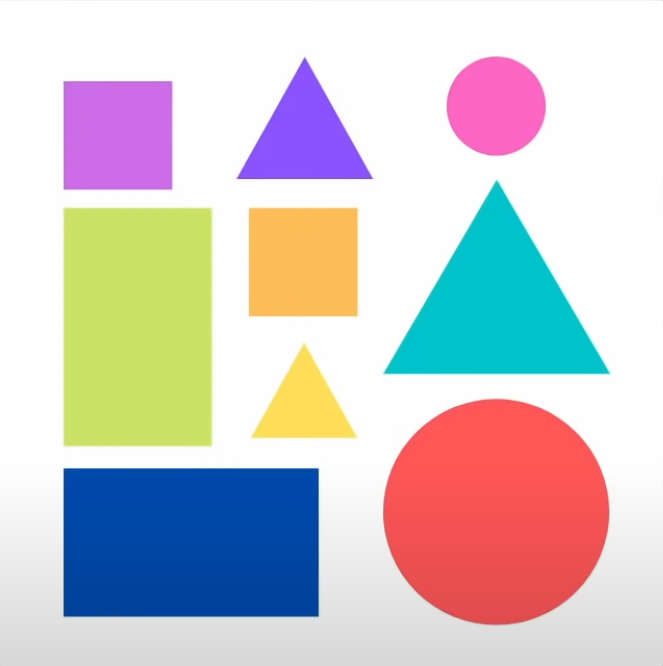
//> input picture Learning_OpenCV/Learning_OpenCV/Recursos/Formas.png, 663 x 666 px
$ ./Shapes   (built with g++ and OpenCV 4)
//> lines starting //> are read from the running program, lines starting //| are printed output that depends on the picture; after the words box and inside, x2 and y2 are one past the last pixel; in counts of white or black regions, pixels touching at a corner belong together
#include <opencv2/imgcodecs.hpp>
#include <opencv2/highgui.hpp>
#include <opencv2/imgproc.hpp>
#include <iostream>

using namespace std;
using namespace cv;

void getContours(Mat imgDil, Mat img) { //Segunda imagem é a image que será desenhada
	vector<vector<Point>> contours;
	vector<Vec4i> hierarchy;

	findContours(imgDil, contours, hierarchy, RETR_EXTERNAL, CHAIN_APPROX_SIMPLE);
	//drawContours(img, contours, -1, Scalar(0, 0, 0), 3);

	vector<vector<Point>> conPoly(contours.size()); //Arestas do contorno
	vector<Rect> boundRect(contours.size()); //Vetor de retângulos, irá armazenar os retângulos;

	//Filtros
	for (int i = 0; i < contours.size(); i++) {
		int area = contourArea(contours[i]);
		cout << area << endl;


		if (area > 1000) {
			float peri = arcLength(contours[i], true);//pegando o perímetro  do contorno [i], e se ele é fechado ou não
			approxPolyDP(contours[i], conPoly[i], 0.02 * peri, true);
			//drawContours(img, contours, i, Scalar(0, 0, 0), 3);
			drawContours(img, conPoly, i, Scalar(0, 255, 0), 3);
			cout << conPoly[i].size() << endl;
			boundRect[i] = boundingRect(conPoly[i]);//Achando e salvando a "hit box"
			//rectangle(img, boundRect[i].tl(), boundRect[i].br(), Scalar(0, 0, 255), 2);
			int objCorner = (int) conPoly[i].size(); //Pega o número de vértices
			string objType;

			if (objCorner == 3) {
				objType = "Triangulo";
			}
			else if (objCorner == 4) {
				float aspRatio = (float) boundRect[i].width / (float) boundRect[i].height;
				if (aspRatio > 0.95 && aspRatio < 1.05) {
					objType = "Quadrado";
				}
				else {
					objType = "Retangulo";
				}
			}
			else if (objCorner > 4) {
				objType = "Circulo";
			}

			putText(img, objType, {boundRect[i].x, boundRect[i].y -5}, FONT_HERSHEY_COMPLEX, 0.75, Scalar(0, 0, 0), 2);
		}
	}
}

int main() {
	string path = "Recursos/Formas.png";
	Mat img = imread(path);
//> img is the input picture: 666 rows x 663 cols, CV_8UC3; mean B, G, R 204.1, 201.9, 207.2
	Mat imgGray, imgBlur, imgCanny, imgDil;

	//Preprocessing
	cvtColor(img, imgGray, COLOR_BGR2GRAY);
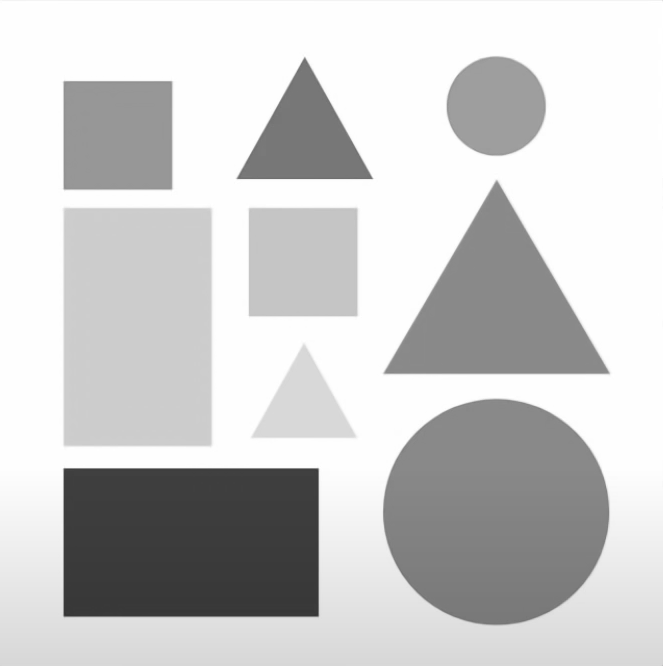
//> imgGray: 666 rows x 663 cols, CV_8UC1; min 51, max 255, mean 203.7
	GaussianBlur(imgGray, imgBlur, Size(3, 3), 3, 0);
	Canny(imgBlur, imgCanny, 25, 75);
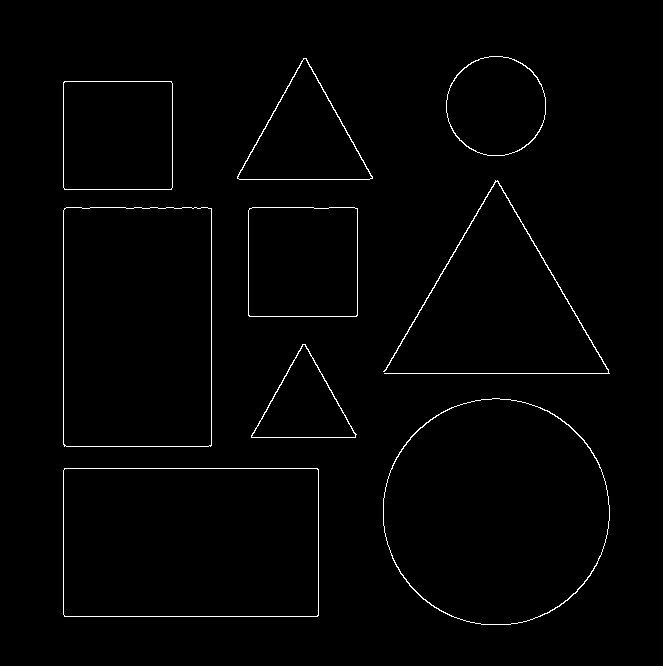
//> imgCanny: 666 rows x 663 cols, CV_8UC1; 1.2% white in thin lines or dots, all inside (x1, y1, x2, y2) = (63, 56, 610, 625)
	Mat kernel = getStructuringElement(MORPH_RECT, Size(3, 3));
	dilate(imgCanny, imgDil, kernel);// Neste caso, fazemos a dilatação para tampar os "gaps" que ficam no Canny
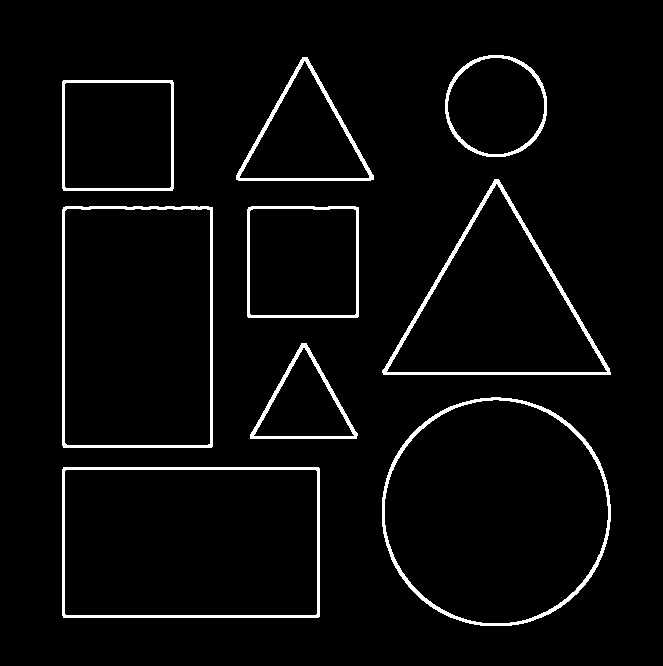
//> imgDil: 666 rows x 663 cols, CV_8UC1; 3.7% white; 9 white regions

	getContours(imgDil, img);
//> in getContours, `findContours(imgDil, contours, hierarchy, RETR_EXTERNAL, CHAIN_APPROX_..`: contours = 9 contours; largest, box (x1, y1, x2, y2) and area: (382, 397, 611, 626) 41124, (62, 467, 320, 618) 38546, (62, 206, 213, 448) 36108, (382, 179, 611, 375) 22912, (247, 206, 359, 318) 12300
//> in getContours, `vector<vector<Point>> conPoly(contours.size());`: conPoly = 9 empty contours
//> the loop in getContours, `for (int i = 0; i < contours.size(); i++)` made 9 passes
//> (area, peri, objCorner, aspRatio) on passes 1, 4, 5, 7: (38546, 811.7, 4, 1.7), (12299, 441.9, 4, 1.01), (36108, 784, 4, 0.622), (12205, 439.7, 4, 0.991)
//> (area, peri, objCorner) on passes 2, 3, 6, 8, 9: (41124, 757.9, 8), (5461, 343.7, 3), (22912, 714.2, 3), (8994, 441.5, 3), (8170, 337.8, 8)
//| 38546
//| 4
//| 41124
//| 8
//> (the first 4 of 16 printed lines)
//> (output is shown up to pass 8 of 9)
//> pass 1, in getContours, `putText(img, objType, {boundRect[i].x, boundRect[i].y -5}, FONT_HERSHE..`:
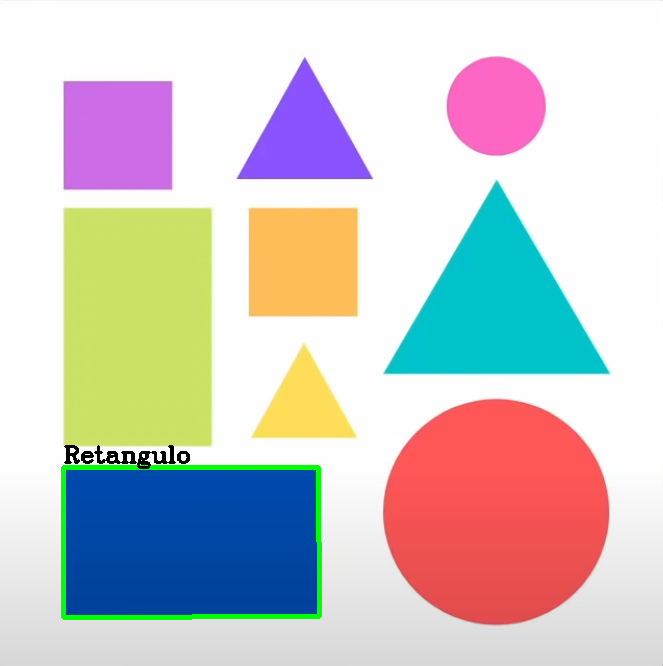
//> img: 666 rows x 663 cols, CV_8UC3; 1.16% of pixels changed, all inside (x1, y1, x2, y2) = (61, 445, 322, 620)
//> pass 2, in getContours, `putText(img, objType, {boundRect[i].x, boundRect[i].y -5}, FONT_HERSHE..`:
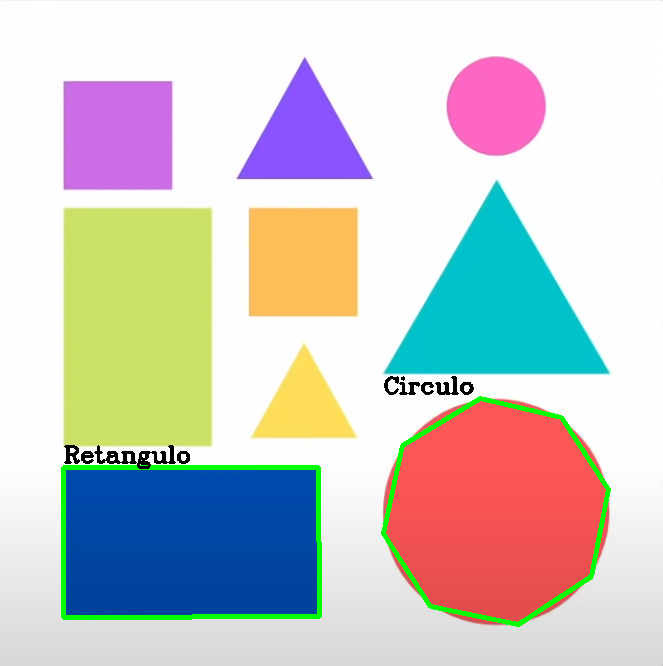
//> img: 666 rows x 663 cols, CV_8UC3; 0.93% of pixels changed, all inside (x1, y1, x2, y2) = (381, 376, 611, 627)
//> pass 3, in getContours, `putText(img, objType, {boundRect[i].x, boundRect[i].y -5}, FONT_HERSHE..`:
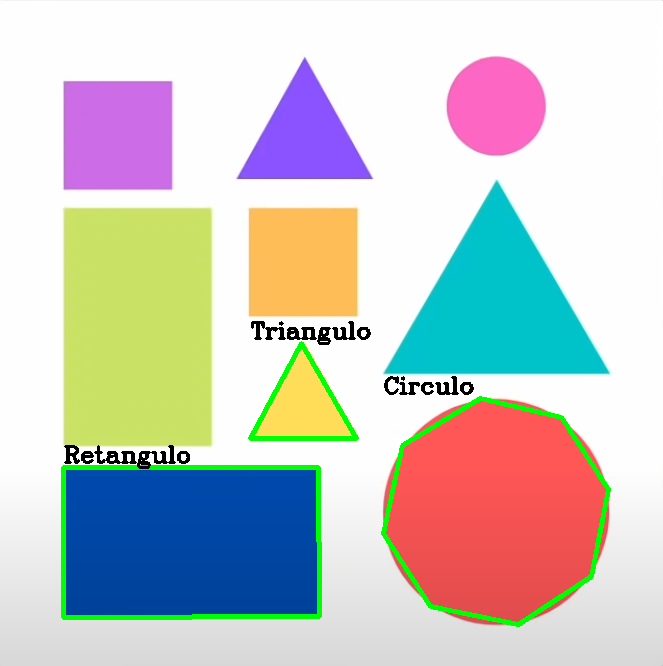
//> img: 666 rows x 663 cols, CV_8UC3; 0.6% of pixels changed, all inside (x1, y1, x2, y2) = (248, 321, 371, 441)
//> after the loop in getContours, `for (int i = 0; i < contours.size(); i++)`:
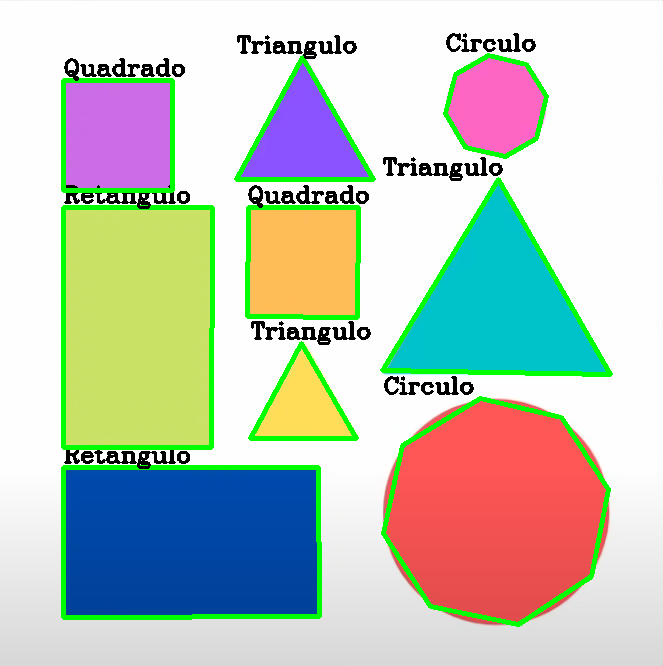
//> img: 666 rows x 663 cols, CV_8UC3; 4.73% of pixels changed, all inside (x1, y1, x2, y2) = (61, 33, 613, 450)

	imshow("Image", img);

	waitKey(0);
	return 0;
}

$ run again, with Learning_OpenCV/Learning_OpenCV/Recursos/Lucas.png copied over Learning_OpenCV/Learning_OpenCV/Recursos/Formas.png
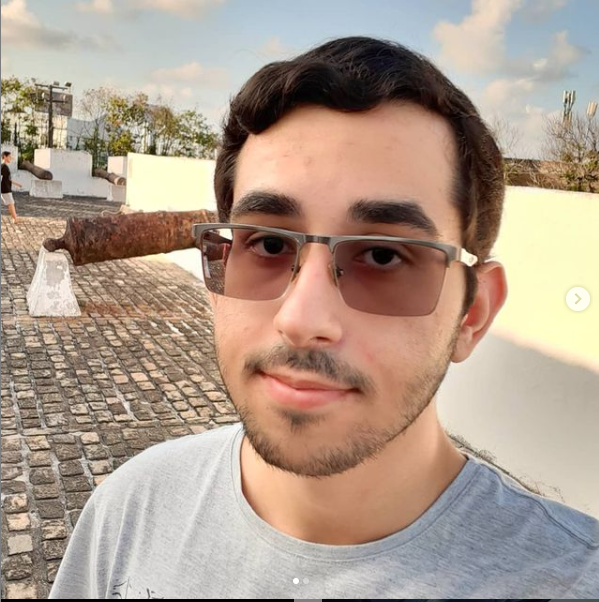
//> input picture Learning_OpenCV/Learning_OpenCV/Recursos/Lucas.png, 599 x 602 px
//> img is the input picture: 602 rows x 599 cols, CV_8UC3; mean B, G, R 140.7, 155.5, 174.4
//> `Canny(imgBlur, imgCanny, 25, 75);`:
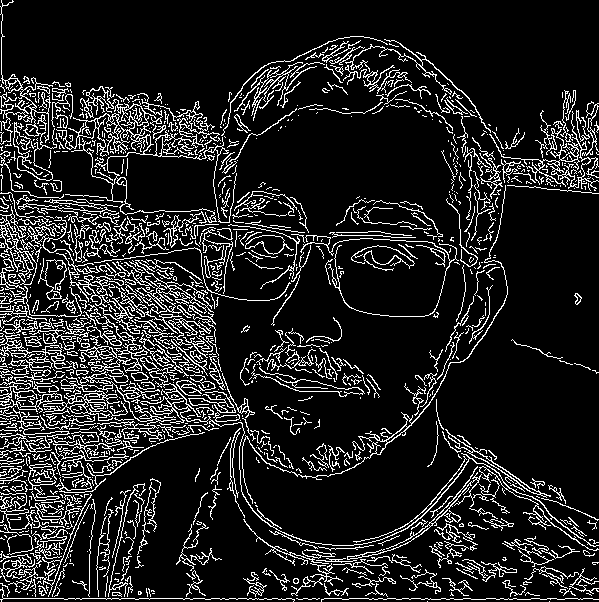
//> imgCanny: 602 rows x 599 cols, CV_8UC1; 13.3% white in thin lines or dots
//> imgDil: 602 rows x 599 cols, CV_8UC1; 40.3% white; 21 white regions (2 under 20 px)
//> contours = 6 contours; box (x1, y1, x2, y2) and area: (0, 0, 599, 602) 261656, (454, 558, 518, 583) 765, (510, 338, 599, 375) 286, (573, 292, 583, 306) 86, (591, 561, 599, 566) 26, (501, 556, 508, 562) 26
//> conPoly = 6 empty contours
//> the loop in getContours, `for (int i = 0; i < contours.size(); i++)` made 6 passes
//> (area, peri, objCorner) on pass 6: (261656, 5756.5, 7)
//> (printed output is left out)
//> after the loop in getContours, `for (int i = 0; i < contours.size(); i++)`:
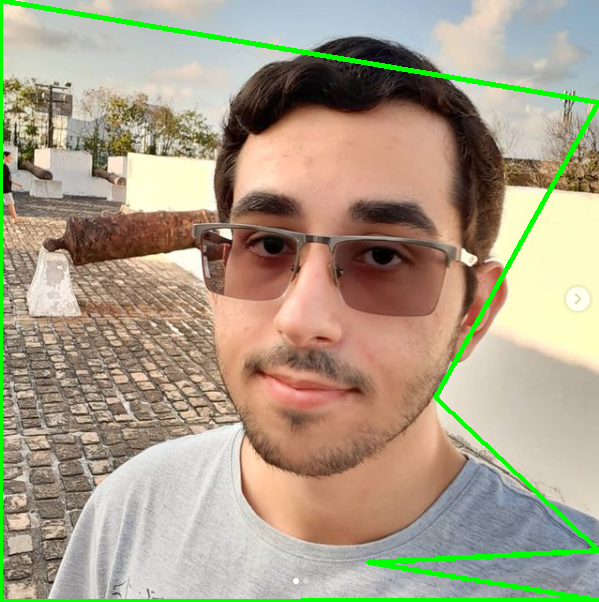
//> img: 602 rows x 599 cols, CV_8UC3; 3.23% of pixels changed, all inside (x1, y1, x2, y2) = (0, 0, 599, 602)
